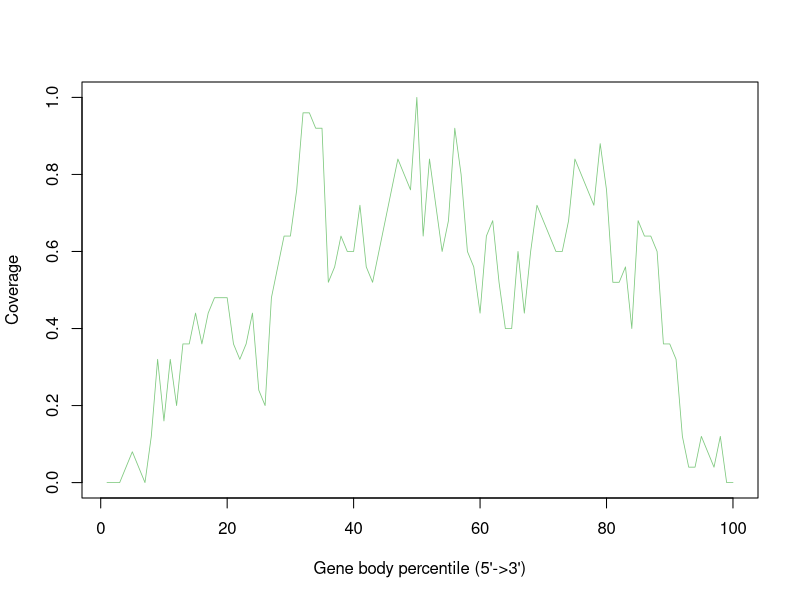

The R script that drew this image:
GSM4486049_Aligned.sortedByCoord_sorted.out <- c(0.0,0.0,0.0,0.04,0.08,0.04,0.0,0.12,0.32,0.16,0.32,0.2,0.36,0.36,0.44,0.36,0.44,0.48,0.48,0.48,0.36,0.32,0.36,0.44,0.24,0.2,0.48,0.56,0.64,0.64,0.76,0.96,0.96,0.92,0.92,0.52,0.56,0.64,0.6,0.6,0.72,0.56,0.52,0.6,0.68,0.76,0.84,0.8,0.76,1.0,0.64,0.84,0.72,0.6,0.68,0.92,0.8,0.6,0.56,0.44,0.64,0.68,0.52,0.4,0.4,0.6,0.44,0.6,0.72,0.68,0.64,0.6,0.6,0.68,0.84,0.8,0.76,0.72,0.88,0.76,0.52,0.52,0.56,0.4,0.68,0.64,0.64,0.6,0.36,0.36,0.32,0.12,0.04,0.04,0.12,0.08,0.04,0.12,0.0,0.0)


pdf("GSM4486049.geneBodyCoverage.curves.pdf")
x=1:100
icolor = colorRampPalette(c("#7fc97f","#beaed4","#fdc086","#ffff99","#386cb0","#f0027f"))(1)
plot(x,GSM4486049_Aligned.sortedByCoord_sorted.out,type='l',xlab="Gene body percentile (5'->3')", ylab="Coverage",lwd=0.8,col=icolor[1])
dev.off()
